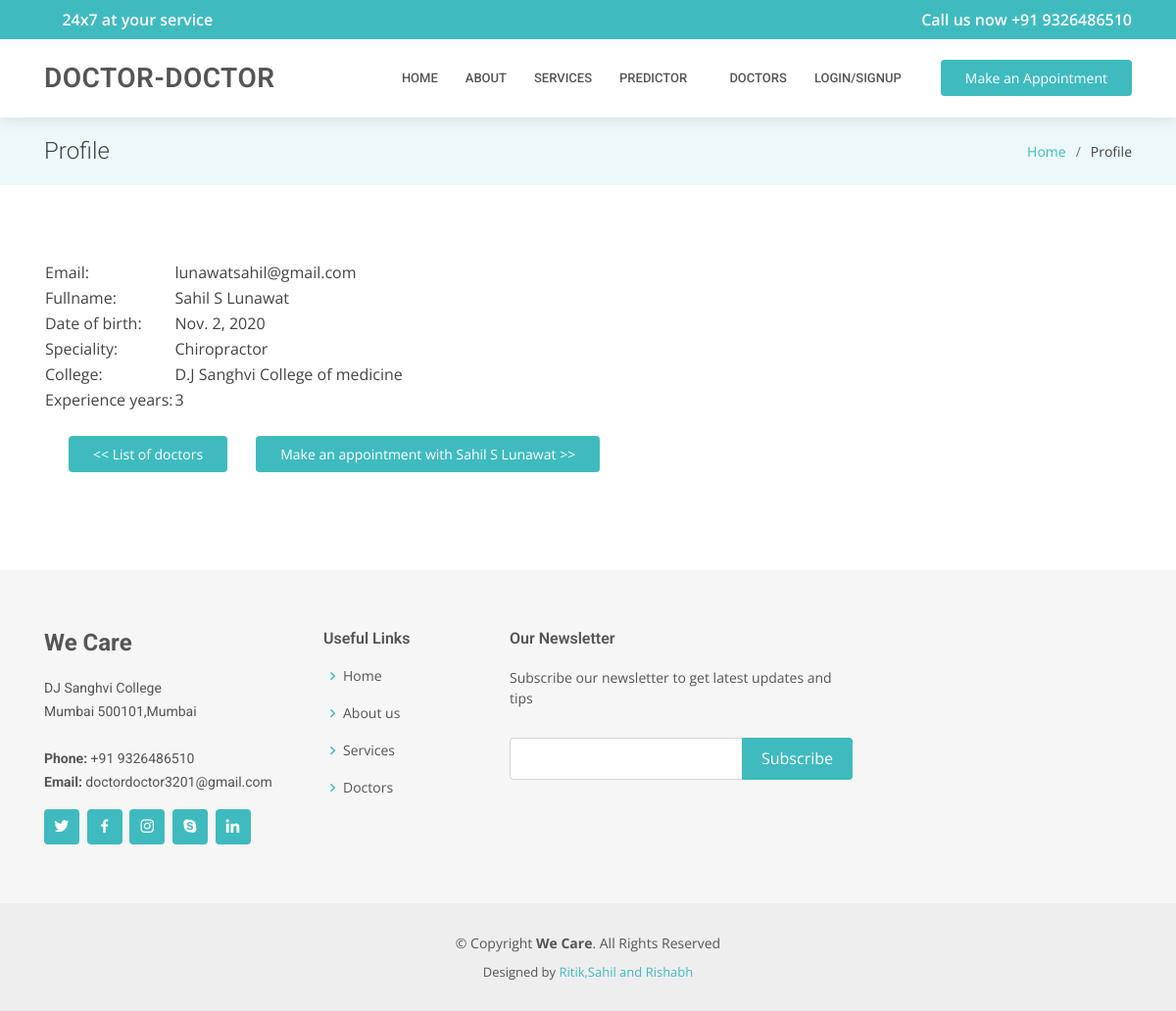
/see-profile/10/, run on an earlier commit of the app's database.
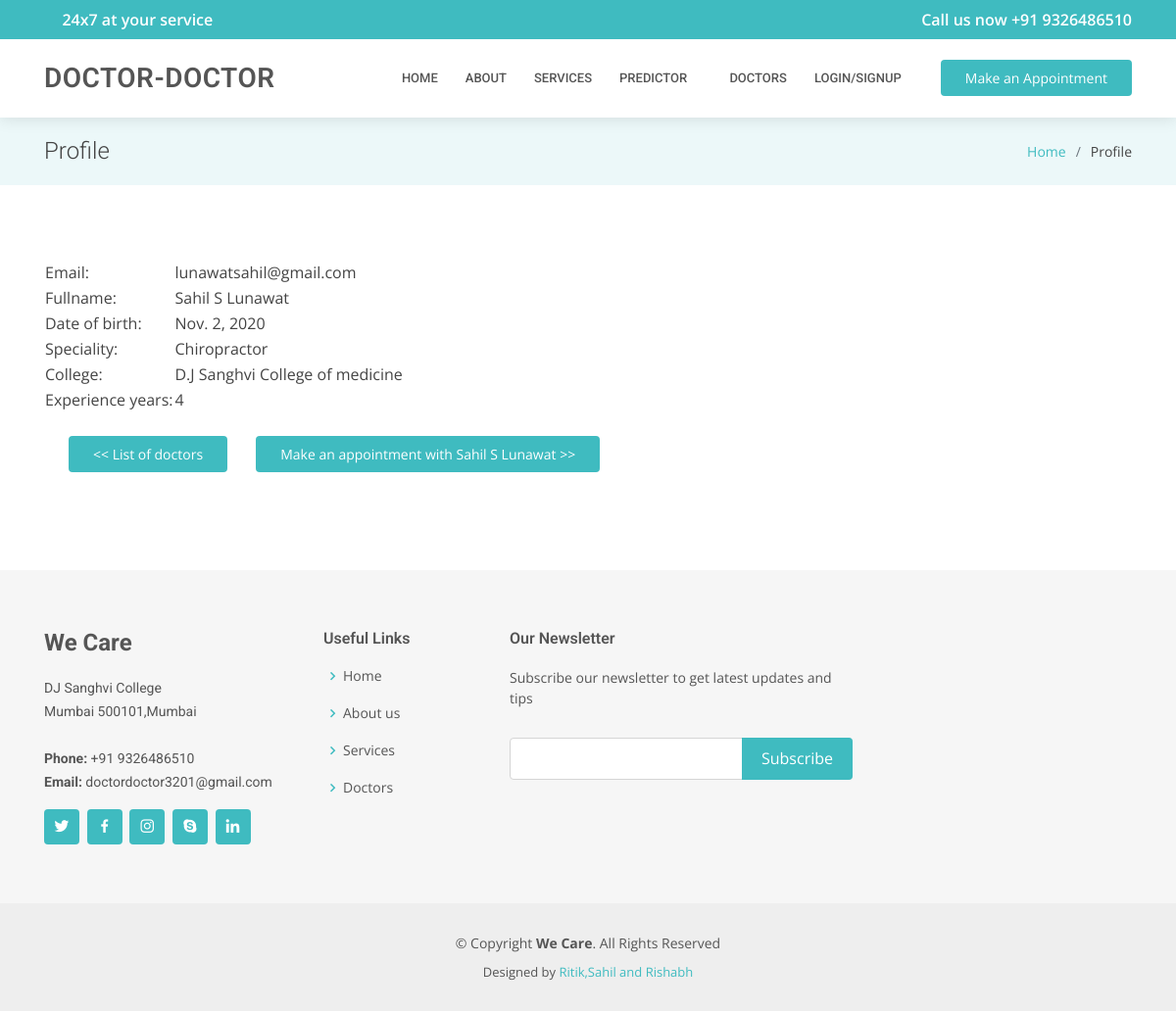
And on a later commit of the database.
### accounts/models.py (models this page shows, shortened)
class CustomUser(AbstractUser):
    id              = models.AutoField(primary_key=True)
    username        = models.CharField(max_length=30,null=True,blank=True)
    fullname        = models.CharField(blank=True, null=True, max_length=255)##
    is_doctor       = models.BooleanField(default=False, blank=True, null=True)
    password        = models.CharField(max_length=255)
    email           = models.EmailField(max_length=254, unique=True)
    date_of_birth   = models.DateField(blank=True, editable=True,null=True)
    date_created    = models.DateField(auto_now=True, editable=False)
    is_active       = models.BooleanField(default=True)
    is_admin        = models.BooleanField(default=False)
    USERNAME_FIELD  = 'email'
    REQUIRED_FIELDS = []
    objects = CustomUserManager()

class Doctor(CustomUser):
    speciality          = models.CharField(blank=True, null=True, max_length=512)
    college             = models.CharField(blank=True, null=True, max_length=60)
    experience_years    = models.IntegerField(blank=True,null=True)
    class Meta:
        verbose_name = 'User: Doctor'

### accounts/views.py (the view)
# urls.py: url(r'^see-profile/(?P<pk>[\d]+)/$',views.see_public_profile.as_view(),name='see_public_profile'),
class see_public_profile(DetailView):
    model = Doctor
    template_name = 'accounts/see_public_profile.html'
    context_object_name = 'fields'
    def get_object(self, queryset=None):
        queryset = Doctor.objects.get(id=self.kwargs.get('pk'))
        return queryset

### accounts/templatetags/profile_tags.py (called while the page is built)
@register.filter(name='has_group')
def has_group(user, group_name):
    return user.groups.filter(name=group_name).exists()

### accounts/templates/accounts/see_public_profile.html (shortened to what this page needs)
{% extends "DoctorDoctor/base.html" %}
{% load profile_tags %}
{% block title_page %}Profile{% endblock %}
{% block title_in_li %}Profile{% endblock %}
{% block inner_page %}
<table>
<tr><td>Email:</td><td> {{fields.email}}</td></tr>
<tr>{% if fields.fullname%}<td>Fullname:</td><td> {{fields.fullname}}{% endif%}</td></tr>
<tr>{% if fields.date_of_birth%}<td>Date of birth:</td><td> {{fields.date_of_birth}}{% endif%}</td></tr>
<tr>{% if fields.speciality %}<td>Speciality:</td><td> {{fields.speciality}}{% endif %}</td></tr>
<tr>{% if fields.college %}<td>College:</td><td> {{fields.college}}{% endif %}</td></tr>
<tr>{% if fields.experience_years %}<td>Experience years:</td><td> {{fields.experience_years}}{% endif %}</td></tr>
</table>
<br>
<a href="{% url 'list_doctors' %}" class="appointment-btn">&lt;&lt; List of doctors</a>
<a href="{% url 'accounts:make_appointment' id=fields.id %}" class="appointment-btn">Make an appointment {%if fields.fullname %} with {{fields.fullname}}{% endif %} &gt;&gt;</a>
<br><br>
{% endblock %}

What changed in the data, as far as the page shows it:
changed Doctor "Chiropractor": experience_years "3" → "4"
